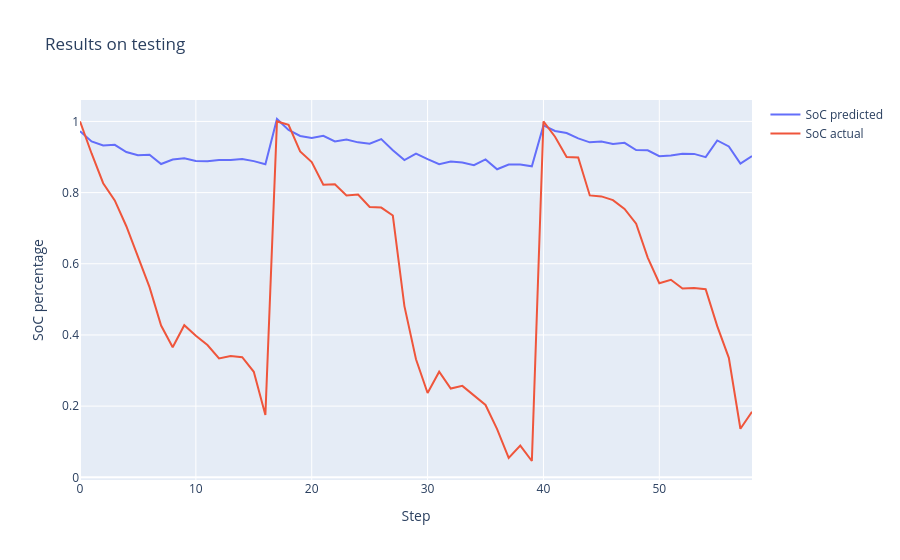

The code cell stored with this chart in its notebook:
### Markdown cell above
## 40C

### Code cell
test_x, test_y = get_test_data(['40degC/562_Mixed4',
                                '40degC/562_Mixed5',
                                '40degC/562_Mixed6'])

print(model.evaluate(test_x, test_y))
plot_test_performance(test_x, test_y)
